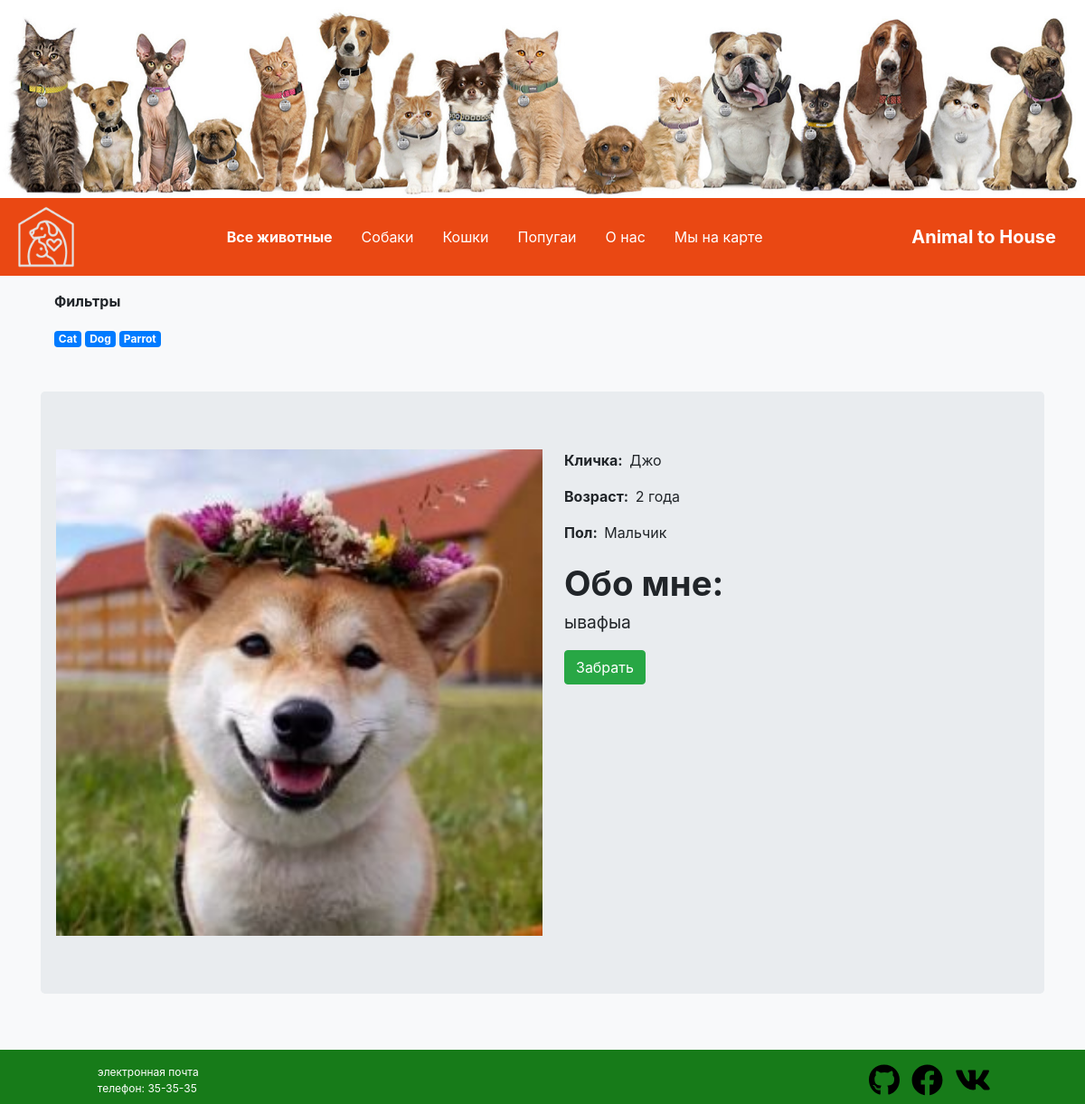
Before: /1 with the older database file.
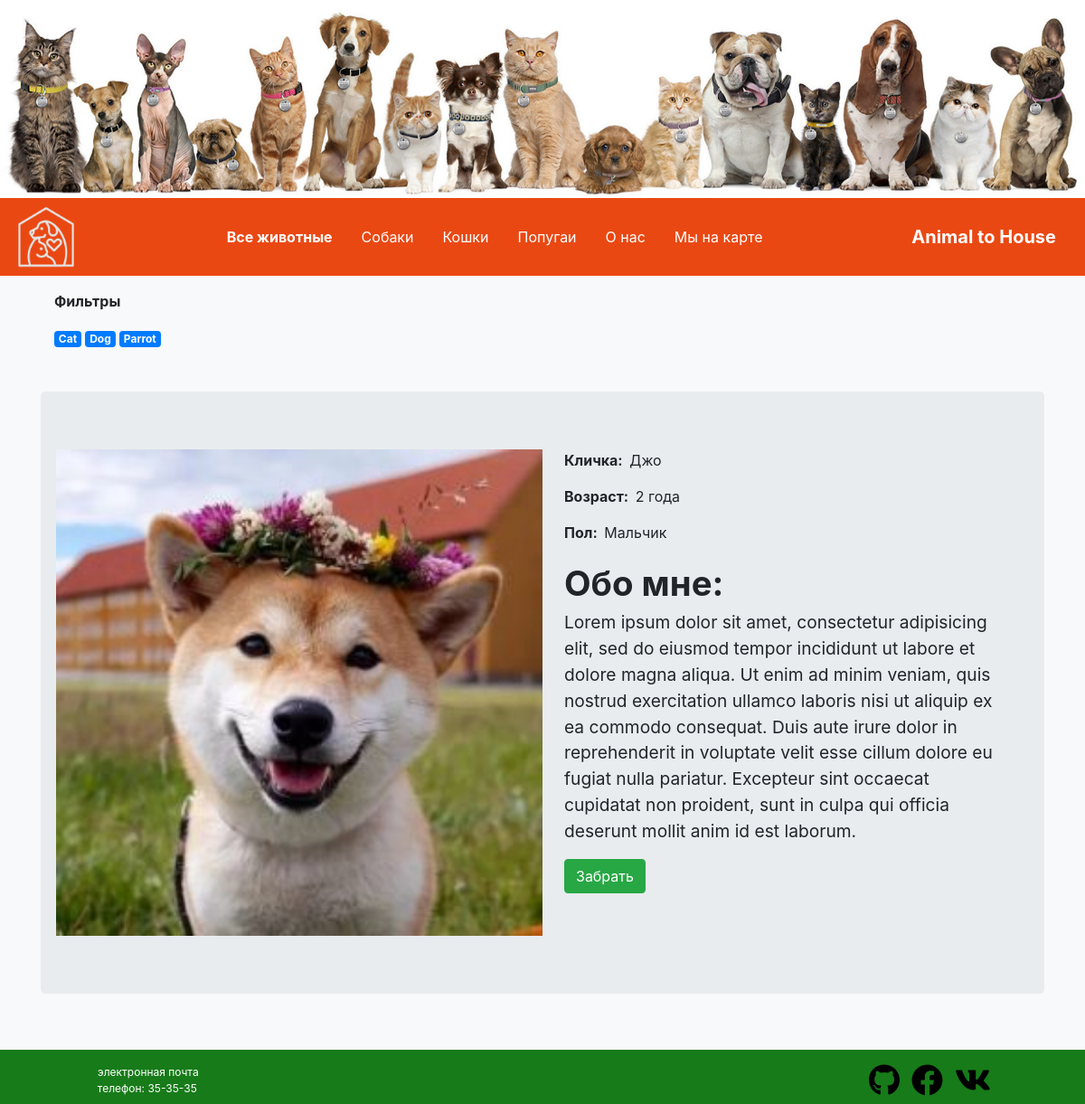
After: the same page with the newer database file.
### animal_shelter/models.py (models this page shows, shortened)
class Pet(models.Model):
    name = models.CharField(max_length=13, verbose_name='Кличка')
    description = models.TextField(verbose_name='О питомце')
    receipt_date = models.DateField(auto_now=True, verbose_name="Поступил")
    face = models.ImageField(upload_to='pets_foto', blank=True, verbose_name="Фотография")
    birth_data = models.DateField(blank=True, null=True, verbose_name='Дата рождения')
    MALE = 'Мальчик'
    FEMALE = 'Девочка'
    GENDER = [(MALE, "Мальчик"), (FEMALE, "Девочка"), ]
    gender = models.CharField(max_length=10, choices=GENDER, verbose_name='Пол', null=True)
    kind = models.ForeignKey(Kind, on_delete=models.CASCADE, null=True, blank=True, verbose_name="Вид")
    @property
    def age(self):
        age = int((datetime.now().date() - self.birth_data).days / 31)
        if age > 12:
            age = int(age / 12)
            last_simbol = age % 10
            if last_simbol == 1:
                return f'{age} год'
            elif last_simbol in (2, 3, 4):
                return f'{age} года'
            elif age % 100 in range(5, 21):
                return f'{age} лет'

### animal_shelter/views.py (the view)
# urls.py: path('<int:pk>', PetsDetailView.as_view(), name='pet-detail'),
class PetsDetailView(DetailView):
    model = Pet
    template_name = 'base2.html'
    def get_context_data(self, **kwargs):
        context = super().get_context_data(**kwargs)
        context['kind'] = Kind.objects.all()
        return context

### animal_shelter/models.py (called while the page is built)
    def __str__(self):
        return self.name

### animal_shelter/templates/base2.html (shortened to what this page needs)
{% extends 'for_base/top.html' %}
{% block finder_by_kind %}
    <p><b>Фильтры</b></p>
    {% for k in kind %}
        <a href="{% url 'animal_shelter:finder_by_kind' k.name %}"><div class="badge badge-primary">{{ k }}</div></a>
    {% endfor %}
{% endblock %}
{% block contant %}
       <div class=" mt-5 jumbotron">
            <div class="row">
                <div class="w-50">
                    <img class="w-100" src="{{ media }}{{ object.face }}" alt="">
                </div>
                <div class="ml-4 flex-column right-block">
                    <div>
                        <div class="d-flex">
                            <span>Кличка: &nbsp</span><p>{{ object.name }}</p>
                        </div>
                        <div class="d-flex">
                            <span>Возраст: &nbsp</span><p>{{ object.age }}</p>
                        </div>
                        <div class="d-flex">
                            <span>Пол: &nbsp</span><p>{{ object.gender }}</p>
                        </div>
                        <div class="description">
                            <span style="font-weight: bold">Обо мне:</span>
                            <p>{{ object.description }}</p>
                        </div>
                        <div class="d-flex">
                            <button class="btn btn-success">Забрать</button>
                        </div>
                    </div>
                </div>
            </div>
       </div>
{% endblock %}

Changed rows visible on the page:
changed Pet "Джо": description "ывафыа" → "Lorem ipsum dolor sit amet, consectetur adipisicing elit, sed do eiusmod tempor incididunt ut labore et dolore magna aliqua. Ut enim ad minim veniam, quis nostrud exercitation ullamco laboris nisi ut aliquip ex ea commodo consequat. Duis aute irure dolor in reprehenderit in voluptate velit esse cillum dolore eu fugiat nulla pariatur. Excepteur sint occaecat cupidatat non proident, sunt in culpa qui officia deserunt mollit anim id est laborum."
